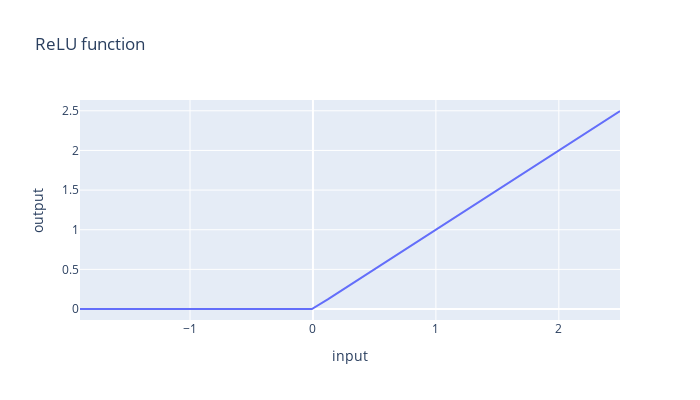

Notebook source saved alongside this figure:
### Code cell
import numpy as np
import pandas as pd
import matplotlib.pyplot as plt
import plotly.graph_objects as go
import plotly.express as px
import math

np.set_printoptions(precision=6)


def max_relu(x):
    return max(x, 0.0)


for i in [-8., 5., -1., 4., -10.]:
    print(max_relu(i))

data = np.random.randn(50)
data = sorted(data)

max_relu_data = np.array([max_relu(x) for x in data])

df = pd.DataFrame({'input': data, 'output': max_relu_data})
df.head()

px.line(df, x='input', y='output', width=700, height=400, title='ReLU function')

### Figure 1 — Plotly figure (JSON) as saved in the notebook; plotly's stock layout.template omitted (floating-point values rounded to 4 significant figures)
{"data": [{"hovertemplate": "input=%{x}<br>output=%{y}<extra></extra>", "legendgroup": "", "line": {"color": "#636efa", "dash": "solid"}, "marker": {"symbol": "circle"}, "mode": "lines", "name": "", "orientation": "v", "showlegend": false, "x": [-1.895, -1.885, -1.421, -1.373, -1.259, -1.154, -1.068, -1.008, -0.7495, -0.7016, -0.6645, -0.6572, -0.6456, -0.641, -0.5846, -0.5427, -0.4466, -0.434, -0.3946, -0.3607, -0.3238, -0.2657, -0.2159, -0.2001, -0.1448, -0.1237, -0.09367, -0.05175, -0.008973, 0.1237, 0.1665, 0.225, 0.2327, 0.3159, 0.4734, 0.5328, 0.6, 0.6755, 0.9564, 1.002, 1.032, 1.179, 1.303, 1.369, 1.464, 1.532, 1.697, 1.716, 2.408, 2.498], "xaxis": "x", "y": [0.0, 0.0, 0.0, 0.0, 0.0, 0.0, 0.0, 0.0, 0.0, 0.0, 0.0, 0.0, 0.0, 0.0, 0.0, 0.0, 0.0, 0.0, 0.0, 0.0, 0.0, 0.0, 0.0, 0.0, 0.0, 0.0, 0.0, 0.0, 0.0, 0.1237, 0.1665, 0.225, 0.2327, 0.3159, 0.4734, 0.5328, 0.6, 0.6755, 0.9564, 1.002, 1.032, 1.179, 1.303, 1.369, 1.464, 1.532, 1.697, 1.716, 2.408, 2.498], "yaxis": "y", "type": "scatter"}], "layout": {"xaxis": {"anchor": "y", "domain": [0.0, 1.0], "title": {"text": "input"}}, "yaxis": {"anchor": "x", "domain": [0.0, 1.0], "title": {"text": "output"}}, "legend": {"tracegroupgap": 0}, "title": {"text": "ReLU function"}, "height": 400, "width": 700}}
